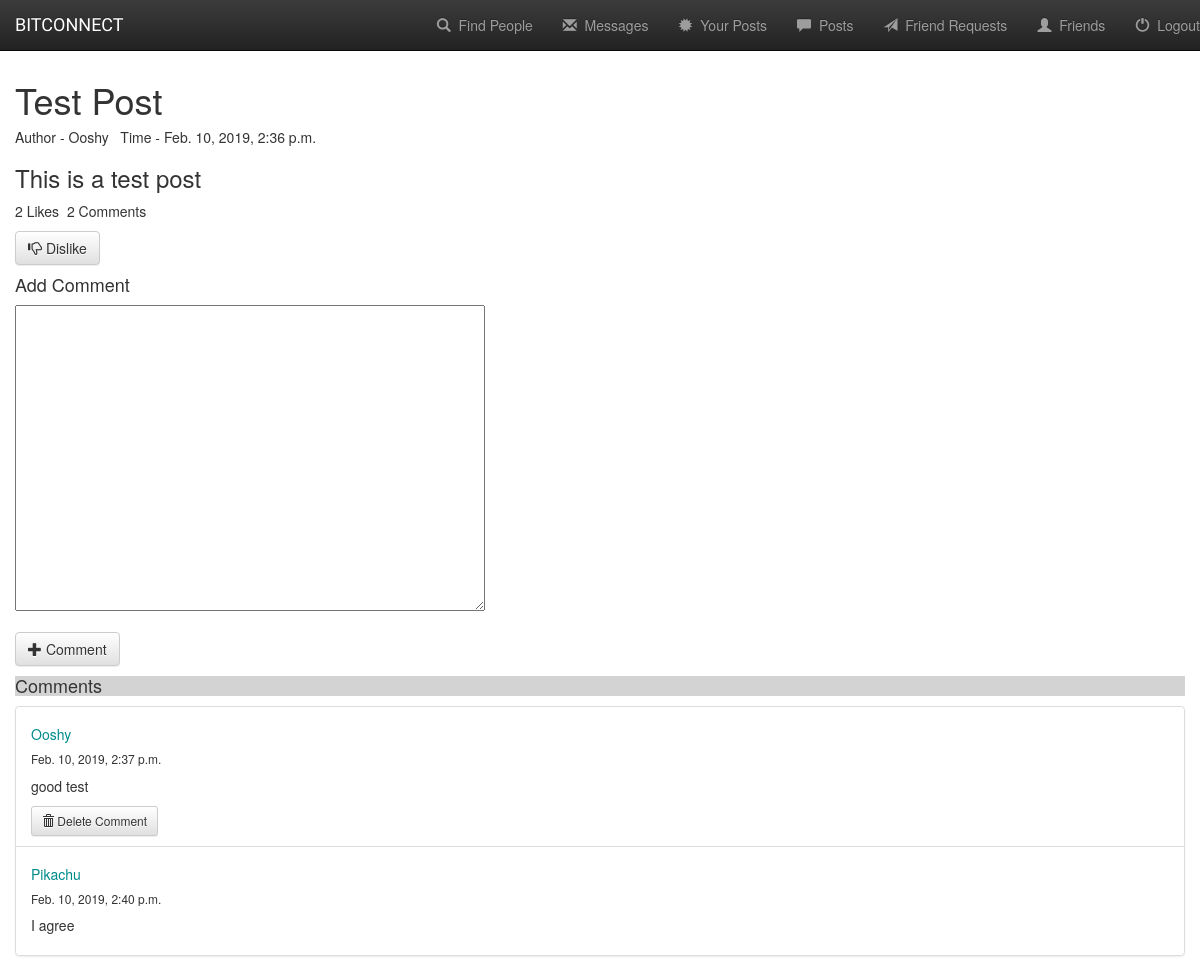
The page /post/9 (signed in) on the database its author committed.
### base/models.py (models this page shows, shortened)
class Post(models.Model) :
    time = models.DateTimeField(default = timezone.now)
    author = models.ForeignKey(Member , on_delete=models.CASCADE , related_name='posts')
    title = models.CharField(max_length = 300)
    content = models.TextField()
    liked = models.ManyToManyField(Member , related_name='liked' , symmetrical= False , blank = True)

class Member(models.Model) :
    user = models.OneToOneField(User , on_delete=models.CASCADE)
    username = models.CharField(max_length=200)
    first_name = models.CharField(max_length=200)
    last_name = models.CharField(max_length=200)
    email = models.EmailField()
    birth_date = models.DateField()
    phone = models.CharField(max_length=20)
    gender = models.IntegerField()
    friends = models.ManyToManyField("self" , related_name='friends' , symmetrical=True , blank = True)
    friend_requests = models.ManyToManyField("self" , related_name = 'sent_requests' , symmetrical = False , blank = True)
    last_seen = models.DateTimeField(default = timezone.now)
    online = models.BooleanField(default = False)
    last_message = models.DateTimeField(default = timezone.now)
    profile_pic = models.ImageField(upload_to = path_and_rename , blank = True , null = True)
    bio = models.TextField(null = True , blank = True)

class Comments(models.Model) :
    time = models.DateTimeField(default = timezone.now)
    post = models.ForeignKey(Post , on_delete=models.CASCADE , related_name='comments')
    author = models.ForeignKey(Member , on_delete=models.CASCADE )
    content = models.TextField()

### base/views.py (the view)
# urls.py: url(r'^post/(?P<post_id>[0-9]+)$' , views.postdetail , name = 'postdetail' ) ,
@login_required(login_url='/')
def postdetail (request , post_id) :
    post = Post.objects.get(pk = post_id)
    user = request.user
    current_member = Member.objects.get(user = user)
    if request.method == 'POST' :
        form = CreateCommentForm(request.POST)
        comment = form.save(commit = False)
        comment.author = current_member
        comment.time = timezone.now()
        comment.post = post
        comment.save()
        return redirect('postdetail' , post_id = post.id)
    else :
        form = CreateCommentForm()
        context = {
            'post' : post ,
            'current_member' : current_member ,
            'form' : form ,
        }
        return render(request , 'base/postdetail.html' , context)

### base/forms.py
class CreateCommentForm(forms.ModelForm) :
    class Meta :
        model = Comments
        fields = ['content']

### base/templates/base/postdetail.html (shortened to what this page needs)
{% load staticfiles%}
<!DOCTYPE html>
<html>
    <head>
        <link rel="stylesheet" href="https://maxcdn.bootstrapcdn.com/bootstrap/3.3.7/css/bootstrap.min.css">
        <link rel="stylesheet" href="https://maxcdn.bootstrapcdn.com/bootstrap/3.3.7/css/bootstrap-theme.min.css">
        <link rel="stylesheet" type="text/css" href="{% static 'base/style.css' %}">
    </head>
    <body>
        <div class="container-fluid">
            <nav class="navbar navbar-toggleable-md navbar-inverse navbar-fixed-top">
                <div class="navbar-header">
                    <a href="#" class="navbar-brand">BITCONNECT</a>
                </div>
                <div class="collapse navbar-collapse" id="topNavBar">
                    <ul class="nav navbar-nav navbar-right">
                        <li>
                            <a class="navbar-link" href="{% url 'findpeople'%}">
                                <span class="glyphicon glyphicon-search"></span>&nbsp; Find People
                            </a>
                        </li>
                        <li>
                            <a class="navbar-link" href="{% url 'messaging:index' %}">
                                <span class="glyphicon glyphicon-envelope"></span>&nbsp; Messages
                            </a>
                        </li>
                        <li>
                            <a class="navbar-link" href="{% url 'myposts' current_member.id %}">
                                <span class="glyphicon glyphicon-certificate"></span>&nbsp; Your Posts
                            </a>
                        </li>
                        <li>
                            <a class="navbar-link" href="{% url 'posts' %}">
                                <span class="glyphicon glyphicon-comment"></span>&nbsp; Posts
                            </a>
                        </li>
                        <li>
                            <a class="navbar-link" href="{% url 'friendrequests' %}">
                                <span class="glyphicon glyphicon-send"></span>&nbsp; Friend Requests
                            </a>
                        </li>
                        <li>
                            <a class="navbar-link" href="{% url 'friends' %}">
                                <span class="glyphicon glyphicon-user"></span>&nbsp; Friends
                            </a>
                        </li>
                        <li>
                            <a class="navbar-link" href="{%url 'logout'%}">
                                <span class="glyphicon glyphicon-off"></span>&nbsp; Logout
                            </a>
                        </li>
                    </ul>
                    </div>
            </nav>
        </div>
        <br>
        <br>
        <br>
        <div class="container-fluid">
            <h1>{{post.title}}</h1>
            <h5>Author - {{post.author.username}} &nbsp; Time - {{post.time}}</h5>
            <h3>{{post.content}}</h3>
            <p><span id = "{{post.id}}">{{post.liked.count}}</span> Likes &nbsp;{{post.comments.count}} Comments</p>
            {% if current_member not in post.liked.all %}
            <button class="btn btn-default bg-fade" post = '{{post.id}}' stat = '1' onclick="changelike(this)">
                <span class="glyphicon glyphicon-thumbs-up"></span>&nbsp;Like
            </button>
            {% else %}
            <button class="btn btn-default bg-fade" post = '{{post.id}}' stat = '0' onclick="changelike(this)">
                <span class="glyphicon glyphicon-thumbs-down"></span>&nbsp;Dislike
            </button>
            {%endif%}
            <h4>Add Comment</h4>
            <form method="POST">
                {% for field in form %}
                    <div class="form-group">
                        <div style="font-size: 1.5em;">{{field}}</div>
                    </div>
                {%endfor%}
                <button type="submit" class="btn btn-default">
                    <span class="glyphicon glyphicon-plus"></span>&nbsp;Comment
                </button>
            </form>
            <h4 style = "background-color: lightgray">Comments</h4>
            <ul class = "list-group">
                {% for comment in post.comments.all%}
                    <li class = "list-group-item">
                        <h5 style="color:darkcyan">{{comment.author.username}}</h5>
                        <h6>{{comment.time}}</h6>
                        <p>{{comment.content}}</p>
                        {% if comment.author == current_member %}
                        <a class="btn btn-default btn-sm bg-fade" href="{% url 'deletecomment' comment.id%}">
                            <span class="glyphicon glyphicon-trash"></span>&nbsp;Delete Comment
                        </a>
                        {% endif %}
                    </li>
                {% endfor %}
            </ul>
        </div>
    </body>
</html>

### base/static/base/style.css (style rules this page uses)
body { background-image: url("images/background.jpeg") ; background-repeat: no-repeat; background-size: cover; background-attachment: fixed; }
.navbar-brand { font-family: 'Baloo Thambi', cursive; color: azure; }

### rows shown on the page
Post: title "Test Post", author.username "Ooshy", time "Feb. 10, 2019, 2:36 p.m.", content "This is a test post", liked.count "2", comments.count "2"
Comments: author.username "Ooshy", time "Feb. 10, 2019, 2:37 p.m.", content "good test", shows "Delete Comment"
Comments: author.username "Pikachu", time "Feb. 10, 2019, 2:40 p.m.", content "I agree"
